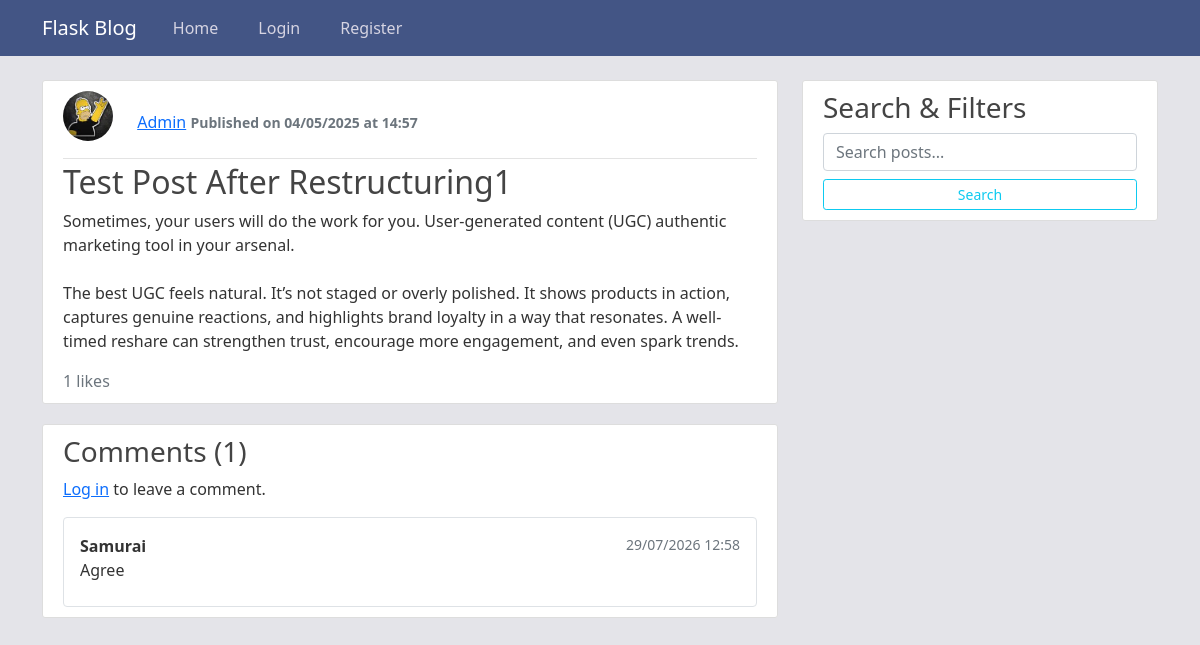
Screenshot of /post/23 with the database file from the repository.
### flaskstart/models.py (models this page shows, shortened)
class User(db.Model, UserMixin):
    id = db.Column(db.Integer, primary_key=True)
    username = db.Column(db.String(20), unique=True, nullable=False)
    email = db.Column(db.String(120), unique=True, nullable=False)
    image_file = db.Column(db.String(20), nullable=False, default='default.jpg')
    password = db.Column(db.String(60), nullable=False)
    role = db.Column(db.String(20), nullable=False, default='user')
    posts = db.relationship('Post', backref='author', lazy=True, cascade='all, delete-orphan')
    comments = db.relationship('Comment', backref='author', lazy=True, cascade='all, delete-orphan')
    likes = db.relationship('Like', backref='user', lazy=True, cascade='all, delete-orphan')
    messages = db.relationship('Support', backref='user', lazy=True, cascade='all, delete-orphan')

class Post(db.Model):
    id = db.Column(db.Integer, primary_key=True)
    title = db.Column(db.String(100), nullable=False)
    date_posted = db.Column(db.DateTime, nullable=False, default=datetime.utcnow)
    content = db.Column(db.Text, nullable=False)
    user_id = db.Column(db.Integer, db.ForeignKey('user.id'), nullable=False)
    category_id = db.Column(db.Integer, db.ForeignKey('category.id'), nullable=True)
    comments = db.relationship('Comment', backref='post', lazy=True, cascade='all, delete-orphan')
    likes = db.relationship('Like', backref='post', lazy=True, cascade='all, delete-orphan')
    @property
    def like_count(self):
        return len(self.likes)

class Comment(db.Model):
    id = db.Column(db.Integer, primary_key=True)
    content = db.Column(db.Text, nullable=False)
    date_posted = db.Column(db.DateTime, nullable=False, default=datetime.utcnow)
    user_id = db.Column(db.Integer, db.ForeignKey('user.id'), nullable=False)
    post_id = db.Column(db.Integer, db.ForeignKey('post.id'), nullable=False)

### flaskstart/posts/routes.py (the view)
@posts.route("/post/<int:post_id>")
def post(post_id):
    post = Post.query.get_or_404(post_id)
    comment_form = CommentForm()
    comments = Comment.query.filter_by(post_id=post.id).order_by(Comment.date_posted.asc()).all()
    return render_template(
        'post.html',
        title=post.title,
        post=post,
        comments=comments,
        comment_form=comment_form,
    )

### flaskstart/posts/forms.py
class CommentForm(FlaskForm):
    content = TextAreaField('Comment', validators=[DataRequired(), Length(min=1, max=1000)])
    submit = SubmitField('Post Comment')

### flaskstart/templates/post.html (shortened to what this page needs)
{% extends "layout.html" %}
{% block content %}
    <article class="media content-section">
        <div class="media-body">
            <div class="article-metadata">
                <img class="rounded-circle account-img"
                     src="{{ url_for('static', filename='profile_pics/' + post.author.image_file) }}"
                     style="width: 50px; height: 50px;"
                     alt="">
                <a class="mr-2" href="{{ url_for('users.user', username=post.author.username) }}">{{ post.author.username }}</a>
                <small class="text-muted"><b>{{ post.date_posted.strftime('Published on %d/%m/%Y at %H:%M') }}</b></small>
            </div>
            <h2 class="article-title">{{ post.title }}</h2>
            <p class="article-content">{{ post.content }}</p>
            <div class="d-flex align-items-center gap-2">
                <span class="text-muted">{{ post.like_count }} likes</span>
            </div>
        </div>
    </article>
    <section class="content-section">
        <h3>Comments ({{ comments|length }})</h3>
        {% if current_user.is_authenticated %}
            <form method="POST" action="{{ url_for('posts.add_comment', post_id=post.id) }}">
                {{ comment_form.hidden_tag() }}
                <div class="mb-3">
                    {{ comment_form.content(class="form-control", rows=3, placeholder="Write a comment...") }}
                </div>
                {{ comment_form.submit(class="btn btn-outline-info btn-sm") }}
            </form>
        {% else %}
            <p><a href="{{ url_for('users.login') }}">Log in</a> to leave a comment.</p>
        {% endif %}
        {% for comment in comments %}
            <div class="border rounded p-3 mt-3">
                <div class="d-flex justify-content-between">
                    <strong>{{ comment.author.username }}</strong>
                    <small class="text-muted">{{ comment.date_posted.strftime('%d/%m/%Y %H:%M') }}</small>
                </div>
                <p class="mb-2">{{ comment.content }}</p>
            </div>
        {% else %}
            <p class="text-muted mt-3">No comments yet.</p>
        {% endfor %}
    </section>
{% endblock content %}

### flaskstart/static/main.css (style rules this page uses)
body { background: #e4e4e9; color: #333333; margin-top: 5rem; }
h1, h2, h3, h4, h5, h6 { color: #444444; }
.content-section { background: #ffffff; padding: 10px 20px; border: 1px solid #dddddd; border-radius: 3px; margin-bottom: 20px; }
.article-title { color: #444444; }
.article-content { white-space: pre-line; }
.article-metadata { padding-bottom: 1px; margin-bottom: 4px; border-bottom: 1px solid #e3e3e3 }
.account-img { height: 125px; width: 125px; margin-right: 20px; margin-bottom: 16px; }

### flaskstart/static/posts.css (style rules this page uses)
.article-title { color: #444444; }
.article-content { white-space: pre-line; }
.article-metadata { padding-bottom: 1px; margin-bottom: 4px; border-bottom: 1px solid #e3e3e3; }

### rows the page displays
User: image_file (picture), author.username "Admin"
Post: date_posted "Published on 04/05/2025 at 14:57", title "Test Post After Restructuring1", content "Sometimes, your users will do the work for you. User-generated content (UGC) authentic marketing tool in your arsenal. The best UGC feels natural. It’s not staged or overly polished. It shows products in action, captures genuine reactions, and highlights brand loyalty in a way that resonates. A well-timed reshare can strengthen trust, encourage more engagement, and even spark trends."
Comment: author.username "Samurai", date_posted "29/07/2026 12:58", content "Agree"

### other values shown
{{ post.like_count }} "1"
{{ comments|length }} "1"
